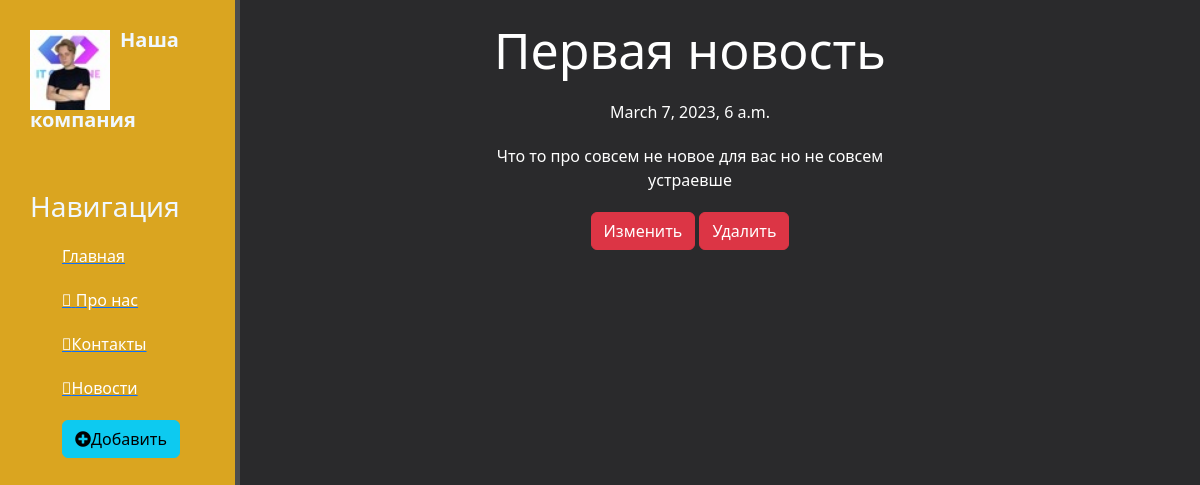
/news/4, run on an earlier commit of the app's database.
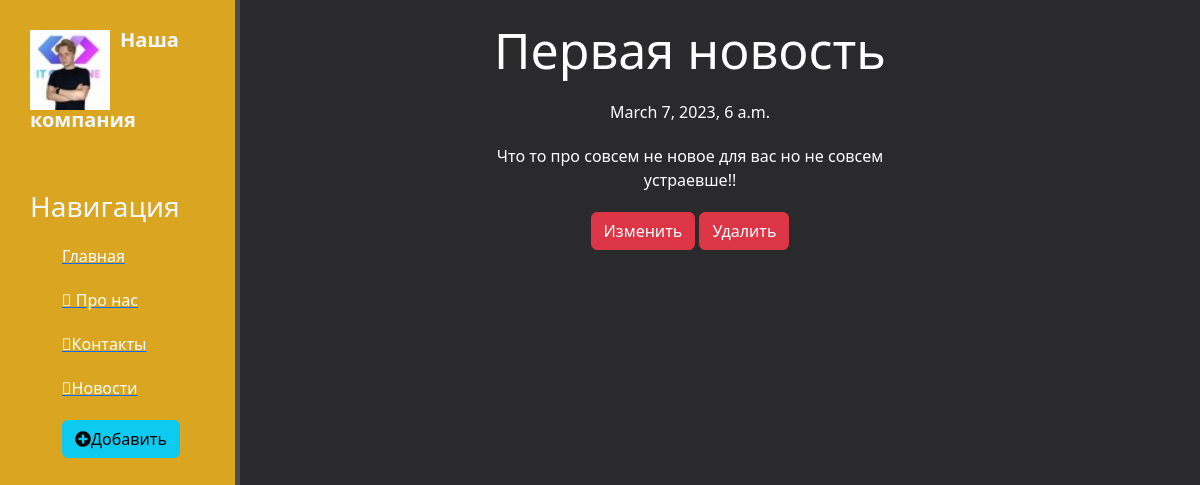
And on a later commit of the database.
### news/models.py (models this page shows, shortened)
class Article(models.Model):
    title = models.CharField('Название', max_length=55, default='')
    anons = models.CharField('Анонс', max_length=255)
    full_text = models.TextField('Статья')
    date = models.DateTimeField('Дата публикации')
    class Meta:
        verbose_name = 'Новость'
        verbose_name_plural = 'Новости'

### news/views.py (the view)
# urls.py: path('<int:pk>', views.NewDetailView.as_view(), name='news-detail'),
class NewDetailView(DetailView):
    model = Article
    template_name = 'news/detail_view.html'
    context_object_name = 'article'

### news/templates/news/detail_view.html (shortened to what this page needs)
{% extends 'main/base.html' %}
{% block content %}
    <div class="features">
        <h1>{{ article.title }}</h1>
        <p>{{ article.date }}</p>
        <p>{{ article.full_text }}</p>
        <a href="{% url 'news-update' article.id %}" class="btn btn-danger">Изменить</a>
        <a href="{% url 'news-delete' article.id %}" class="btn btn-danger">Удалить</a>
    </div>
{% endblock %}

### main/templates/main/base.html (shortened to what this page needs)
{% load static %}
<!DOCTYPE html>
<html lang="en">
<head>
    <link rel="stylesheet"  href="https://cdn.jsdelivr.net/npm/bootstrap@5.2.3/dist/css/bootstrap.min.css">
    <link rel="stylesheet" href="{% static 'main/css/main.css' %}">
    <link rel="stylesheet" href="https://use.fontawesome.com/releases/v5.8.2/css/all.css">
</head>
<body>
    <aside>
        <img src="{% static 'main/img/img2.jpg' %}" alt="Картинка пропала.">
        <span class="logo">Наша компания</span>
        <h3>Навигация</h3>
        <ul>
            <a href="{% url 'home' %}" ><li>Главная</li></a>
            <a href="{% url 'about' %}" ><li><i class="fa-duotone fa-user"></i> Про нас</li></a>
            <a href="{% url 'contacts' %}" ><li><i class="fa-duotone fa-phone"></i>Контакты</li></a>
            <a href="{% url 'news_home' %}" ><li><i class="fa-duotone fa-user"></i>Новости</li></a>
             <a href="{% url 'create' %}" ><li><button class="btn btn-info"><i class="fas fa-plus-circle"></i>Добавить</button></li></a>
        </ul>
    </aside>
    <main>
     {% block content %}
        {% endblock %}
    </main>
</body>
</html>

### main/static/main/css/main.css (style rules this page uses)
body { background: #2a2a2c; }
aside { float: left; background: goldenrod; width: 20%; padding: 2.5%; height: 100vh; color: aliceblue; border-right: 5px solid #4d4d4d; }
aside img { width: 80px; float: left; }
aside .logo { font-size: 20px; margin-left: 10px; font-weight: bold; position: relative; top: -5px; }
aside h3 { margin-top: 50px; font-size: 28px; }
aside ul { list-style: none }
aside ul li { color: #fff; display: block; margin-top: 20px; transition: all.19s ease ; }
main .features { float: left; color: #fff; margin-top: 20px; text-align: center; width: 75%; }
main .features h1 { font-size: 50px }
main .features p { max-width: 400px; margin: 20px auto }

What changed in the data, as far as the page shows it:
changed Article "Первая новость": full_text "Что то про совсем не новое для вас но не совсем устраевше" → "Что то про совсем не новое для вас но не совсем устраевше!!"
